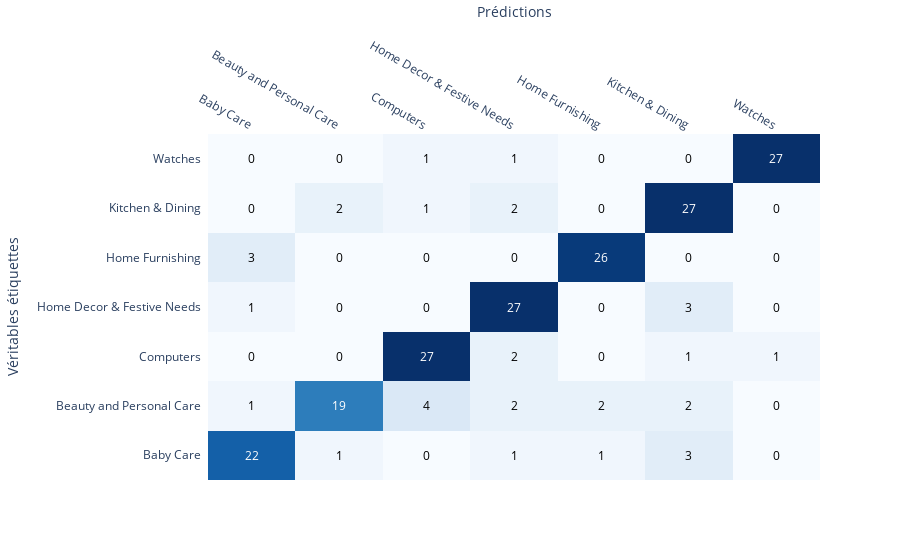

The notebook cell saved with this chart:
### Code cell
data = np.array(conf_mat) 
labels = liste_cat
fig = ff.create_annotated_heatmap(data, x=labels, y=labels, colorscale='Blues')
fig.update_layout( xaxis=dict(title='Prédictions'), yaxis=dict(title='Véritables étiquettes'))
fig.show()

### Figure 1 — Plotly figure (JSON) as saved in the notebook; plotly's stock layout.template omitted (floating-point values rounded to 4 significant figures)
{"data": [{"colorscale": [[0, "rgb(247,251,255)"], [0.125, "rgb(222,235,247)"], [0.25, "rgb(198,219,239)"], [0.375, "rgb(158,202,225)"], [0.5, "rgb(107,174,214)"], [0.625, "rgb(66,146,198)"], [0.75, "rgb(33,113,181)"], [0.875, "rgb(8,81,156)"], [1, "rgb(8,48,107)"]], "reversescale": false, "showscale": false, "type": "heatmap", "x": ["Baby Care", "Beauty and Personal Care", "Computers", "Home Decor & Festive Needs", "Home Furnishing", "Kitchen & Dining", "Watches"], "y": ["Baby Care", "Beauty and Personal Care", "Computers", "Home Decor & Festive Needs", "Home Furnishing", "Kitchen & Dining", "Watches"], "z": [[22, 1, 0, 1, 1, 3, 0], [1, 19, 4, 2, 2, 2, 0], [0, 0, 27, 2, 0, 1, 1], [1, 0, 0, 27, 0, 3, 0], [3, 0, 0, 0, 26, 0, 0], [0, 2, 1, 2, 0, 27, 0], [0, 0, 1, 1, 0, 0, 27]]}], "layout": {"annotations": [{"font": {"color": "#FFFFFF"}, "showarrow": false, "text": "22", "x": "Baby Care", "xref": "x", "y": "Baby Care", "yref": "y"}, {"font": {"color": "#000000"}, "showarrow": false, "text": "1", "x": "Beauty and Personal Care", "xref": "x", "y": "Baby Care", "yref": "y"}, {"font": {"color": "#000000"}, "showarrow": false, "text": "0", "x": "Computers", "xref": "x", "y": "Baby Care", "yref": "y"}, {"font": {"color": "#000000"}, "showarrow": false, "text": "1", "x": "Home Decor & Festive Needs", "xref": "x", "y": "Baby Care", "yref": "y"}, {"font": {"color": "#000000"}, "showarrow": false, "text": "1", "x": "Home Furnishing", "xref": "x", "y": "Baby Care", "yref": "y"}, {"font": {"color": "#000000"}, "showarrow": false, "text": "3", "x": "Kitchen & Dining", "xref": "x", "y": "Baby Care", "yref": "y"}, {"font": {"color": "#000000"}, "showarrow": false, "text": "0", "x": "Watches", "xref": "x", "y": "Baby Care", "yref": "y"}, {"font": {"color": "#000000"}, "showarrow": false, "text": "1", "x": "Baby Care", "xref": "x", "y": "Beauty and Personal Care", "yref": "y"}, {"font": {"color": "#FFFFFF"}, "showarrow": false, "text": "19", "x": "Beauty and Personal Care", "xref": "x", "y": "Beauty and Personal Care", "yref": "y"}, {"font": {"color": "#000000"}, "showarrow": false, "text": "4", "x": "Computers", "xref": "x", "y": "Beauty and Personal Care", "yref": "y"}, {"font": {"color": "#000000"}, "showarrow": false, "text": "2", "x": "Home Decor & Festive Needs", "xref": "x", "y": "Beauty and Personal Care", "yref": "y"}, {"font": {"color": "#000000"}, "showarrow": false, "text": "2", "x": "Home Furnishing", "xref": "x", "y": "Beauty and Personal Care", "yref": "y"}, {"font": {"color": "#000000"}, "showarrow": false, "text": "2", "x": "Kitchen & Dining", "xref": "x", "y": "Beauty and Personal Care", "yref": "y"}, {"font": {"color": "#000000"}, "showarrow": false, "text": "0", "x": "Watches", "xref": "x", "y": "Beauty and Personal Care", "yref": "y"}, {"font": {"color": "#000000"}, "showarrow": false, "text": "0", "x": "Baby Care", "xref": "x", "y": "Computers", "yref": "y"}, {"font": {"color": "#000000"}, "showarrow": false, "text": "0", "x": "Beauty and Personal Care", "xref": "x", "y": "Computers", "yref": "y"}, {"font": {"color": "#FFFFFF"}, "showarrow": false, "text": "27", "x": "Computers", "xref": "x", "y": "Computers", "yref": "y"}, {"font": {"color": "#000000"}, "showarrow": false, "text": "2", "x": "Home Decor & Festive Needs", "xref": "x", "y": "Computers", "yref": "y"}, {"font": {"color": "#000000"}, "showarrow": false, "text": "0", "x": "Home Furnishing", "xref": "x", "y": "Computers", "yref": "y"}, {"font": {"color": "#000000"}, "showarrow": false, "text": "1", "x": "Kitchen & Dining", "xref": "x", "y": "Computers", "yref": "y"}, {"font": {"color": "#000000"}, "showarrow": false, "text": "1", "x": "Watches", "xref": "x", "y": "Computers", "yref": "y"}, {"font": {"color": "#000000"}, "showarrow": false, "text": "1", "x": "Baby Care", "xref": "x", "y": "Home Decor & Festive Needs", "yref": "y"}, {"font": {"color": "#000000"}, "showarrow": false, "text": "0", "x": "Beauty and Personal Care", "xref": "x", "y": "Home Decor & Festive Needs", "yref": "y"}, {"font": {"color": "#000000"}, "showarrow": false, "text": "0", "x": "Computers", "xref": "x", "y": "Home Decor & Festive Needs", "yref": "y"}, {"font": {"color": "#FFFFFF"}, "showarrow": false, "text": "27", "x": "Home Decor & Festive Needs", "xref": "x", "y": "Home Decor & Festive Needs", "yref": "y"}, {"font": {"color": "#000000"}, "showarrow": false, "text": "0", "x": "Home Furnishing", "xref": "x", "y": "Home Decor & Festive Needs", "yref": "y"}, {"font": {"color": "#000000"}, "showarrow": false, "text": "3", "x": "Kitchen & Dining", "xref": "x", "y": "Home Decor & Festive Needs", "yref": "y"}, {"font": {"color": "#000000"}, "showarrow": false, "text": "0", "x": "Watches", "xref": "x", "y": "Home Decor & Festive Needs", "yref": "y"}, {"font": {"color": "#000000"}, "showarrow": false, "text": "3", "x": "Baby Care", "xref": "x", "y": "Home Furnishing", "yref": "y"}, {"font": {"color": "#000000"}, "showarrow": false, "text": "0", "x": "Beauty and Personal Care", "xref": "x", "y": "Home Furnishing", "yref": "y"}, {"font": {"color": "#000000"}, "showarrow": false, "text": "0", "x": "Computers", "xref": "x", "y": "Home Furnishing", "yref": "y"}, {"font": {"color": "#000000"}, "showarrow": false, "text": "0", "x": "Home Decor & Festive Needs", "xref": "x", "y": "Home Furnishing", "yref": "y"}, {"font": {"color": "#FFFFFF"}, "showarrow": false, "text": "26", "x": "Home Furnishing", "xref": "x", "y": "Home Furnishing", "yref": "y"}, {"font": {"color": "#000000"}, "showarrow": false, "text": "0", "x": "Kitchen & Dining", "xref": "x", "y": "Home Furnishing", "yref": "y"}, {"font": {"color": "#000000"}, "showarrow": false, "text": "0", "x": "Watches", "xref": "x", "y": "Home Furnishing", "yref": "y"}, {"font": {"color": "#000000"}, "showarrow": false, "text": "0", "x": "Baby Care", "xref": "x", "y": "Kitchen & Dining", "yref": "y"}, {"font": {"color": "#000000"}, "showarrow": false, "text": "2", "x": "Beauty and Personal Care", "xref": "x", "y": "Kitchen & Dining", "yref": "y"}, {"font": {"color": "#000000"}, "showarrow": false, "text": "1", "x": "Computers", "xref": "x", "y": "Kitchen & Dining", "yref": "y"}, {"font": {"color": "#000000"}, "showarrow": false, "text": "2", "x": "Home Decor & Festive Needs", "xref": "x", "y": "Kitchen & Dining", "yref": "y"}, {"font": {"color": "#000000"}, "showarrow": false, "text": "0", "x": "Home Furnishing", "xref": "x", "y": "Kitchen & Dining", "yref": "y"}, {"font": {"color": "#FFFFFF"}, "showarrow": false, "text": "27", "x": "Kitchen & Dining", "xref": "x", "y": "Kitchen & Dining", "yref": "y"}, {"font": {"color": "#000000"}, "showarrow": false, "text": "0", "x": "Watches", "xref": "x", "y": "Kitchen & Dining", "yref": "y"}, {"font": {"color": "#000000"}, "showarrow": false, "text": "0", "x": "Baby Care", "xref": "x", "y": "Watches", "yref": "y"}, {"font": {"color": "#000000"}, "showarrow": false, "text": "0", "x": "Beauty and Personal Care", "xref": "x", "y": "Watches", "yref": "y"}, {"font": {"color": "#000000"}, "showarrow": false, "text": "1", "x": "Computers", "xref": "x", "y": "Watches", "yref": "y"}, {"font": {"color": "#000000"}, "showarrow": false, "text": "1", "x": "Home Decor & Festive Needs", "xref": "x", "y": "Watches", "yref": "y"}, {"font": {"color": "#000000"}, "showarrow": false, "text": "0", "x": "Home Furnishing", "xref": "x", "y": "Watches", "yref": "y"}, {"font": {"color": "#000000"}, "showarrow": false, "text": "0", "x": "Kitchen & Dining", "xref": "x", "y": "Watches", "yref": "y"}, {"font": {"color": "#FFFFFF"}, "showarrow": false, "text": "27", "x": "Watches", "xref": "x", "y": "Watches", "yref": "y"}], "autosize": true, "xaxis": {"autorange": true, "dtick": 1, "gridcolor": "rgb(0, 0, 0)", "range": [-0.5, 6.5], "side": "top", "ticks": "", "title": {"text": "Prédictions"}, "type": "category"}, "yaxis": {"autorange": true, "dtick": 1, "range": [-0.5478, 6.548], "ticks": "", "ticksuffix": "  ", "title": {"text": "Véritables étiquettes"}, "type": "category"}}}
